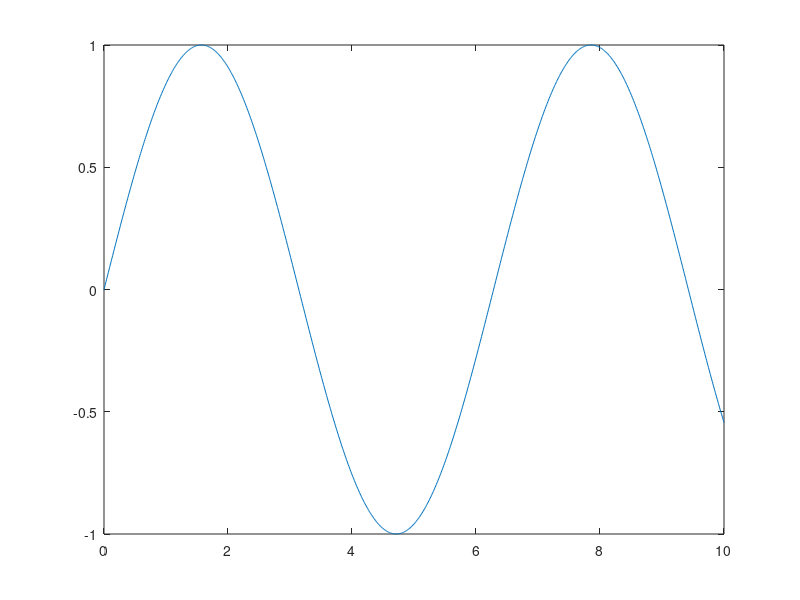

Source code (MATLAB): (Note: this script raises an error after producing the figure.)
% Please improve this plot. Thank you.
x = 0:0.01:10;
y = sin(x);
plot(x,y);
%title('graph of sinwave with frequency 100HZ');
sine wave generator